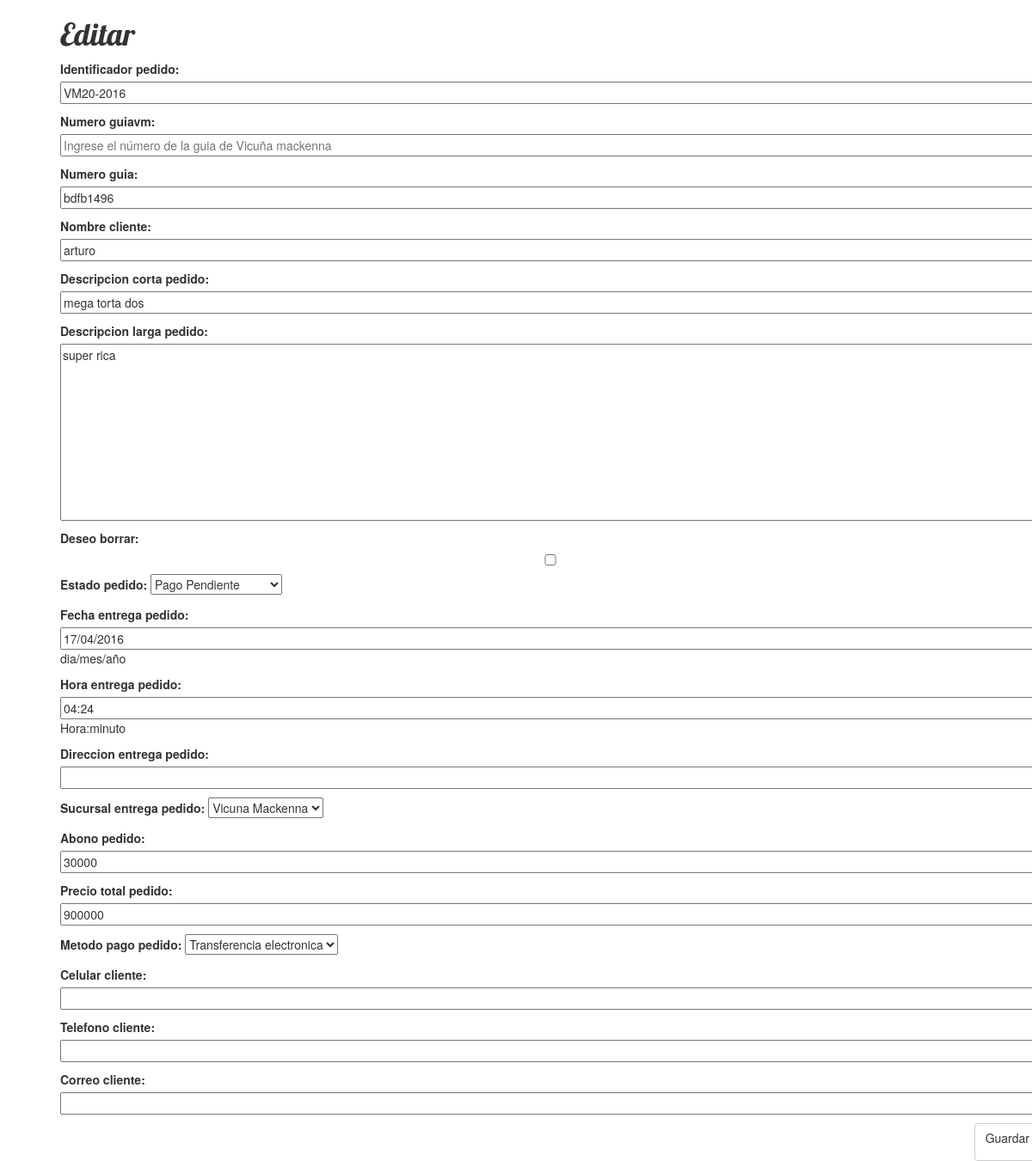
The page /pedidos/pedido/2/edit/ (signed in) on the database its author committed.
### pedidos/models.py (models this page shows, shortened)
class Pedido(models.Model):
    opciones_estados_pedidos=(
        ('PAGADO','Pagado'),('PENDIENTE','Pago Pendiente'),
        ('RESERVADO','Reservado'),('DESPACHABLE','Listo para despachar'),('ENTREGABLE','Listo para entregar')
    )
    opciones_sucursales=(
        ('VICUNA','Vicuna Mackenna'),('MIRADOR','Mirador Azul'),('TOBALABA','Tobalaba'),('DOMICILIO','Domicilio')
    )
    opciones_metodos_pago=(
        ('TRANSFERENCIA','Transferencia electronica'),('EFECTIVO','Efectivo'),
        ('CHEQUE','Cheque'),('CREDITO','Tarjeta de Credito'),('OTRO','Otro metodo')
    )
    identificador_pedido=models.CharField(max_length=50,blank=True)
    numero_guiavm=models.CharField(max_length=50,blank=True)
    numero_guia = models.CharField(max_length=50)
    nombre_cliente = models.CharField(max_length=100)
    descripcion_corta_pedido= models.CharField(max_length=100,blank=True)
    descripcion_larga_pedido = models.TextField()
    vendedor= models.ForeignKey('auth.User')
    deseo_borrar=models.BooleanField(default=False)
    estado_pedido= models.CharField(max_length=50,choices=opciones_estados_pedidos,default='PENDIENTE')
    fecha_entrega_pedido=models.DateField()
    hora_entrega_pedido=models.TimeField()
    direccion_entrega_pedido=models.CharField(max_length=150,blank=True)
    sucursal_entrega_pedido=models.CharField(max_length=50,choices=opciones_sucursales,default='VICUNA')
    abono_pedido=models.CharField(max_length=12)
    precio_total_pedido=models.CharField(max_length=12)
    metodo_pago_pedido=models.CharField(max_length=50,choices=opciones_metodos_pago,default='TRANSFERENCIA')
    celular_cliente=models.CharField(max_length=12,blank=True)
    telefono_cliente=models.CharField(max_length=12,blank=True)
    correo_cliente=models.EmailField(blank=True)
    fecha_creacion_pedido=models.DateTimeField(auto_now_add=True,auto_now=False)

### pedidos/views.py (the view)
# urls.py: url(r'^pedido/(?P<pk>\d+)/edit/$', views.pedido_edit, name='pedido_edit'),
@permission_required('pedidos.can_edit',login_url='index')
def pedido_edit(request, pk):
    pedido = get_object_or_404(Pedido, pk=pk)
    if request.method == "POST":
        form = PedidoForm(request.POST, instance=pedido)
        if form.is_valid():
            pedido = form.save(commit=False)
            pedido.author = request.user
            pedido.published_date = datetime.now()
            pedido.save()
            return redirect('pedido_detalle', pk=pedido.pk)
    else:
        form = PedidoForm(instance=pedido)
    return render(request, 'registration/pedido_edit.html', {'form': form})

### pedidos/templates/registration/pedido_edit.html (shortened to what this page needs)
{% extends 'registration/base.html' %}
{% block content %}
<h1>Editar</h1>
<div class="login-form">
<form method="POST" class="post-form">
    {{form.as_p}}
    <p><button type="submit" class="save btn btn-default" > Guardar</p>
</form>
</div>
{% endblock %}

### pedidos/static/css/blog.css (style rules this page uses)
body { padding-left: 15px; }
h1, h2, h3, h4 { font-family: 'Lobster', cursive; }
.save { float: right; }
.post-form textarea, .post-form input { width: 100%; }

### rows shown on the page
Pedido: identificador_pedido "VM20-2016", numero_guia "bdfb1496", nombre_cliente "arturo", descripcion_corta_pedido "mega torta dos", descripcion_larga_pedido "super rica", estado_pedido "Pago Pendiente", fecha_entrega_pedido "17/04/2016", hora_entrega_pedido "04:24", sucursal_entrega_pedido "Vicuna Mackenna", abono_pedido "30000", precio_total_pedido "900000", metodo_pago_pedido "Transferencia electronica"
